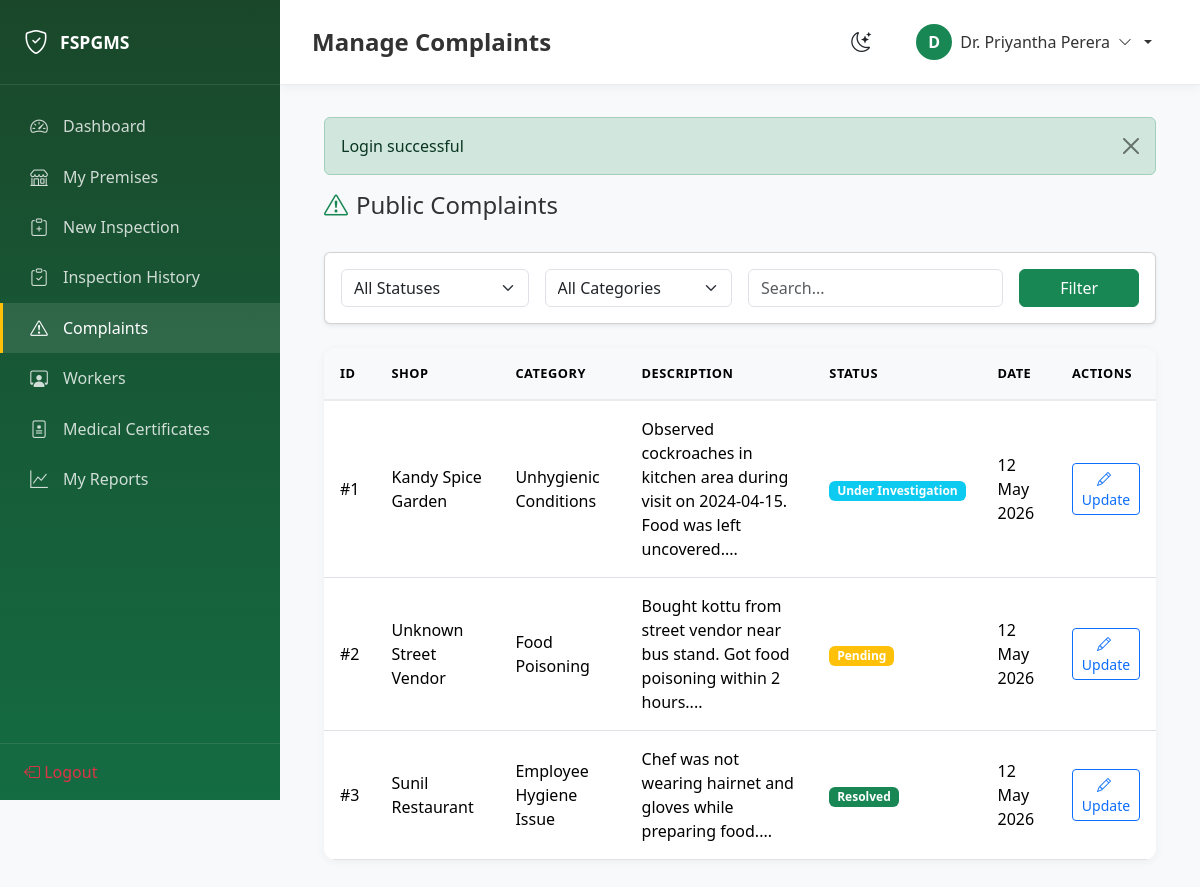
Page /views/inspector/complaints.php (signed in) on the committed database.
### tables this page shows
CREATE TABLE complaints (
    id INT AUTO_INCREMENT PRIMARY KEY,
    user_id INT,
    premises_id INT,
    shop_name VARCHAR(255) NOT NULL,
    category VARCHAR(50) NOT NULL,
    description TEXT NOT NULL,
    location TEXT,
    contact_details VARCHAR(255) NOT NULL,
    photos JSON,
    status ENUM('pending', 'under_investigation', 'resolved', 'rejected') DEFAULT 'pending',
    resolution TEXT,
    resolved_by INT,
    resolved_at DATETIME,
    created_at DATETIME DEFAULT CURRENT_TIMESTAMP,
    FOREIGN KEY (user_id) REFERENCES users(id) ON DELETE SET NULL,
    FOREIGN KEY (premises_id) REFERENCES premises(id) ON DELETE SET NULL,
    FOREIGN KEY (resolved_by) REFERENCES users(id) ON DELETE SET NULL,
    INDEX idx_user (user_id),
    INDEX idx_status (status),
    INDEX idx_category (category),
    INDEX idx_created_at (created_at)
);

### helpers/functions.php (called while the page is built, shortened)
<?php
function getFlashMessage() {
    if (isset($_SESSION['flash'])) {
        $flash = $_SESSION['flash'];
        return $flash;
    }
    return null;
}
function formatDate($date, $format = 'd M Y') {
    return date($format, strtotime($date));
}
function sanitize($data) {
    return htmlspecialchars(strip_tags(trim($data)), ENT_QUOTES, 'UTF-8');
}
function paginate($total, $perPage, $currentPage) {
    $totalPages = ceil($total / $perPage);
    $currentPage = max(1, min($currentPage, $totalPages));
    $offset = ($currentPage - 1) * $perPage;
    return [
        'total' => $total,
        'perPage' => $perPage,
        'currentPage' => $currentPage,
        'totalPages' => $totalPages,
        'offset' => $offset
    ];
}

### config/database.php (called while the page is built, shortened)
<?php
class Database {
    private static $instance = null;
    private $pdo;
    private function __construct() {
        try {
            $dsn = "mysql:host=" . DB_HOST . ";dbname=" . DB_NAME . ";charset=" . DB_CHARSET;
            $options = [
                PDO::ATTR_ERRMODE => PDO::ERRMODE_EXCEPTION,
                PDO::ATTR_DEFAULT_FETCH_MODE => PDO::FETCH_ASSOC,
                PDO::ATTR_EMULATE_PREPARES => false,
            ];
            $this->pdo = new PDO($dsn, DB_USER, DB_PASS, $options);
        } catch (PDOException $e) {
            error_log("Database connection failed: " . $e->getMessage());
            die("Database connection failed. Please check your configuration.");
        }
    }
    public static function getInstance() {
        if (self::$instance === null) {
            self::$instance = new self();
        }
        return self::$instance;
    }
    public function getConnection() {
        return $this->pdo;
    }
}

### controllers/ComplaintController.php (called while the page is built, shortened)
<?php
require_once __DIR__ . '/../models/Complaint.php';
class ComplaintController {
    private $complaintModel;
    public function __construct() {
        $this->complaintModel = new Complaint();
    }
    public function getAll($filters = [], $page = 1, $perPage = 20) {
        $complaints = $this->complaintModel->getAll($filters, $page, $perPage);
        $total = $this->complaintModel->count($filters);
        $pagination = paginate($total, $perPage, $page);
        return [
            'success' => true,
            'data' => $complaints,
            'pagination' => $pagination
        ];
    }
}

### models/Complaint.php (called while the page is built, shortened)
<?php
class Complaint {
    private $db;
    public function __construct() {
        $this->db = Database::getInstance()->getConnection();
    }
    public function getAll($filters = [], $page = 1, $perPage = 20) {
        $where = ["1=1"];
        $params = [];
        $offset = ($page - 1) * $perPage;
        $sql = "
            SELECT c.*, u.full_name as complainant_name
            FROM complaints c
            LEFT JOIN users u ON c.user_id = u.id
            WHERE " . implode(' AND ', $where) . "
            ORDER BY c.created_at DESC LIMIT ? OFFSET ?
        ";
        $params[] = $perPage;
        $params[] = $offset;
        $stmt = $this->db->prepare($sql);
        $stmt->execute($params);
        return $stmt->fetchAll();
    }
    public function count($filters = []) {
        $where = ["1=1"];
        $params = [];
        $sql = "SELECT COUNT(*) as count FROM complaints WHERE " . implode(' AND ', $where);
        $stmt = $this->db->prepare($sql);
        $stmt->execute($params);
        return $stmt->fetch()['count'];
    }
}

### views/inspector/complaints.php (the view, shortened to what this page needs)
<?php
require_once __DIR__ . '/../../controllers/ComplaintController.php';
$complaintController = new ComplaintController();
$flash = getFlashMessage();
$filters = [
    'status' => sanitize($_GET['status'] ?? ''),
    'category' => sanitize($_GET['category'] ?? ''),
    'search' => sanitize($_GET['search'] ?? '')
];
$page = (int)($_GET['page'] ?? 1);
$result = $complaintController->getAll($filters, $page);
$complaints = $result['data'];
$categories = COMPLAINT_CATEGORIES;
$statuses = ['pending' => 'Pending', 'under_investigation' => 'Under Investigation', 'resolved' => 'Resolved', 'rejected' => 'Rejected'];
?>
<!DOCTYPE html>
<html lang="en">
<head>
    <link href="https://cdn.jsdelivr.net/npm/bootstrap@5.3.2/dist/css/bootstrap.min.css" rel="stylesheet">
    <link href="https://cdn.jsdelivr.net/npm/bootstrap-icons@1.11.1/font/bootstrap-icons.css" rel="stylesheet">
    <link href="<?php echo BASE_URL; ?>assets/css/style.css" rel="stylesheet">
</head>
<body>
    <div class="dashboard-wrapper">
        <?php include __DIR__ . '/../partials/sidebar.php'; ?>
        <main class="main-content">
            <?php include __DIR__ . '/../partials/header.php'; ?>
            <div class="container-fluid">
                <?php if ($flash): ?>
                    <div class="alert alert-<?php echo $flash['type']; ?> alert-dismissible fade show">
                        <?php echo $flash['message']; ?>
                        <button type="button" class="btn-close" data-bs-dismiss="alert"></button>
                    </div>
                <?php endif; ?>
                <div class="d-flex justify-content-between align-items-center mb-4">
                    <h4><i class="bi bi-exclamation-triangle me-2 text-success"></i>Public Complaints</h4>
                </div>
                <div class="card shadow-sm mb-4">
                    <div class="card-body">
                        <form method="GET" class="row g-3">
                            <div class="col-md-3">
                                <select class="form-select" name="status">
                                    <option value="">All Statuses</option>
                                </select>
                            </div>
                            <div class="col-md-3">
                                <select class="form-select" name="category">
                                    <option value="">All Categories</option>
                                </select>
                            </div>
                            <div class="col-md-4">
                                <input type="text" class="form-control" name="search"
                                       placeholder="Search..." value="<?php echo $filters['search']; ?>">
                            </div>
                            <div class="col-md-2">
                                <button type="submit" class="btn btn-success w-100">Filter</button>
                            </div>
                        </form>
                    </div>
                </div>
                <div class="data-table">
                    <table class="table">
                        <thead>
                            <tr>
                                <th>ID</th>
                                <th>Shop</th>
                                <th>Category</th>
                                <th>Description</th>
                                <th>Status</th>
                                <th>Date</th>
                                <th>Actions</th>
                            </tr>
                        </thead>
                        <tbody>
                            <?php foreach ($complaints as $c): ?>
                                <tr>
                                    <td>#<?php echo $c['id']; ?></td>
                                    <td><?php echo $c['shop_name']; ?></td>
                                    <td><?php echo $categories[$c['category']] ?? $c['category']; ?></td>
                                    <td><?php echo substr($c['description'], 0, 100); ?>...</td>
                                    <td>
                                        <span class="badge bg-<?php
                                            echo $c['status'] === 'resolved' ? 'success' :
                                                ($c['status'] === 'pending' ? 'warning' :
                                                ($c['status'] === 'rejected' ? 'danger' : 'info')); ?>">
                                            <?php echo $statuses[$c['status']] ?? $c['status']; ?>
                                        </span>
                                    </td>
                                    <td><?php echo formatDate($c['created_at']); ?></td>
                                    <td>
                                        <button class="btn btn-sm btn-outline-primary" data-bs-toggle="modal"
                                                data-bs-target="#updateModal<?php echo $c['id']; ?>">
                                            <i class="bi bi-pencil me-1"></i>Update
                                        </button>
                                    </td>
                                </tr>
                            <?php endforeach; ?>
                        </tbody>
                    </table>
                </div>
            </div>
        </main>
    </div>
</body>
</html>

### assets/css/style.css (style rules this page uses)
:root { --primary-green: #198754; --dark-green: #146c43; --light-green: #d1e7dd; --accent-gold: #ffc107; --danger-red: #dc3545; --warning-orange: #fd7e14; --info-blue: #0dcaf0; --sidebar-width: 280px; --sidebar-collapsed: 70px; --header-height: 60px; }
body { font-family: 'Segoe UI', system-ui, -apple-system, sans-serif; background-color: #f8f9fa; color: #333; }
.dashboard-wrapper { display: flex; min-height: 100vh; }
.main-content { flex: 1; margin-left: var(--sidebar-width); padding: 2rem; transition: all 0.3s ease; }
.data-table { background: white; border-radius: 12px; box-shadow: 0 2px 10px rgba(0,0,0,0.05); overflow: hidden; }
.data-table table { margin-bottom: 0; }
.data-table th { background: #f8f9fa; font-weight: 600; text-transform: uppercase; font-size: 0.8rem; letter-spacing: 0.5px; padding: 1rem; border-bottom: 2px solid #e9ecef; }
.data-table td { padding: 1rem; vertical-align: middle; }

### rows in the picture
complaints: id "1", shop_name "Kandy Spice Garden", category "Unhygienic Conditions", description "Observed cockroaches in kitchen area during visit on 2024-04-15. Food was left uncovered.", status "Under Investigation", created_at "12 May 2026"
complaints: id "2", shop_name "Unknown Street Vendor", category "Food Poisoning", description "Bought kottu from street vendor near bus stand. Got food poisoning within 2 hours.", status "Pending", created_at "12 May 2026"
complaints: id "3", shop_name "Sunil Restaurant", category "Employee Hygiene Issue", description "Chef was not wearing hairnet and gloves while preparing food.", status "Resolved", created_at "12 May 2026"

### other values in the picture
SITE_SHORT "FSPGMS"
$item[2] "Dashboard"
$item[2] "My Premises"
$item[2] "New Inspection"
$item[2] "Inspection History"
$item[2] "Complaints"
$item[2] "Workers"
$item[2] "Medical Certificates"
$item[2] "My Reports"
$pageTitle "Manage Complaints"
substr($_SESSION['user_name'] ?? 'U', 0, 1) "D"
$_SESSION['user_name'] "Dr. Priyantha Perera"
$flash['message'] "Login successful"
